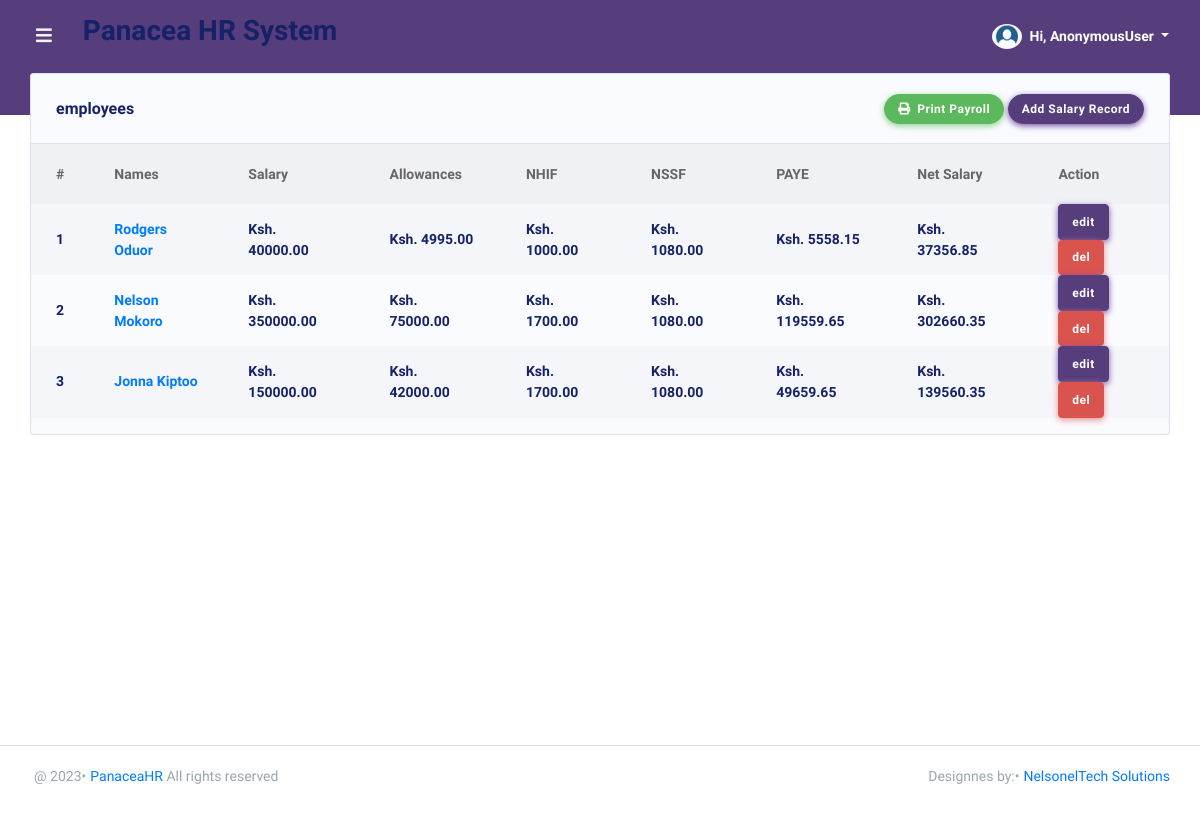
/dashboard/salary/, run on the app's committed database.
### PanaceaApp/models.py (models this page shows, shortened)
class Sallary(models.Model):
    employee = models.ForeignKey(Employee, on_delete=models.CASCADE, null=True)
    salary = models.DecimalField(max_digits=10, decimal_places=2, default=0.00)
    allowance = models.DecimalField(max_digits=10, decimal_places=2, default=0.00)
    nhif = models.DecimalField(max_digits=10, decimal_places=2, default=0.00)
    nssf = models.DecimalField(max_digits=10, decimal_places=2, default=0.00)
    netSalary = models.DecimalField(max_digits=10, decimal_places=2, default=0.00)
    updated = models.DateTimeField(auto_now=True, null=True)
    created = models.DateTimeField(auto_now_add=True, null=True)
    class Meta:
        ordering = ['-updated', '-created']
    @property
    def total_income(self):
        return (self.salary + self.allowance)
    @property
    def nhif(self):
        if (self.salary + self.allowance) >= 0 and (self.salary + self.allowance) <= 5999:
            return(150)
        elif (self.salary + self.allowance) >= 6000 and (self.salary + self.allowance) <=7999:
            return(300)
        elif (self.salary + self.allowance) >= 8000 and (self.salary + self.allowance) <=11999:
            return(400)
        elif (self.salary + self.allowance) >= 12000 and (self.salary + self.allowance) <=14999:
            return(500)
        elif (self.salary + self.allowance) >= 15000 and (self.salary + self.allowance) <=19999:
            return(600)
        elif (self.salary + self.allowance) >= 20000 and (self.salary + self.allowance) <=24999:
            return(750)
        elif (self.salary + self.allowance) >= 25000 and (self.salary + self.allowance) <=29999:
            return(850)
        elif (self.salary + self.allowance) >= 30000 and (self.salary + self.allowance) <=34999:
            return(900)
        elif (self.salary + self.allowance) >= 35000 and (self.salary + self.allowance) <=39000:
            return(950)
        elif (self.salary + self.allowance) >= 40000 and (self.salary + self.allowance) <=44999:
            return(1000)
        elif (self.salary + self.allowance) >= 45000 and (self.salary + self.allowance) <=49000:
            return(1100)
        elif (self.salary + self.allowance) >= 50000 and (self.salary + self.allowance) <=59999:
            return(1200)
        elif (self.salary + self.allowance) >= 60000 and (self.salary + self.allowance) <=69999:
            return(1300)
        elif (self.salary + self.allowance) >= 70000 and (self.salary + self.allowance) <=79999:
            return(1400)
        elif (self.salary + self.allowance) >= 80000 and (self.salary + self.allowance) <=89999:
            return(1500)
        elif (self.salary + self.allowance) >= 90000 and (self.salary + self.allowance) <=99999:
            return(1600)
        else:
            return(1700)
    @property
    def nssf(self):
        if (self.salary + self.allowance) >= 0 and (self.salary + self.allowance) <= 6000:
            return ((self.salary + self.allowance) * (decimal.Decimal(0.06)))
        elif (self.salary + self.allowance) >= 6001 and (self.salary + self.allowance) <=18000:
            return (((self.salary + self.allowance)-6000) * (decimal.Decimal(0.06 )) + 360)
        else:
            return (1080)
    @property
    def paye(self):
        if(self.total_income - self.nssf) >= 0 and (self.total_income - self.nssf) <= 24000:
            return (((self.total_income - self.nssf)* (decimal.Decimal(0.1)))-2400)
        elif (self.total_income - self.nssf) >= 24001 and (self.total_income - self.nssf) <= 32332:
            return ((((self.total_income - self.nssf)-24000) * (decimal.Decimal(0.25 ))))
        else:
            return(((self.total_income - self.nssf)-32332) * (decimal.Decimal(0.3))+ (decimal.Decimal(2083.25)))
    @property
    def total_deductions(self):
        return (self.nhif + self.nssf)
    @property
    def netSalary(self):
        return (self.total_income)-(self.total_deductions)
    @property
    def netPaye(self):
        if self.paye <= 0:
            return(self.netSalary)
        else:
            return(self.netSalary - self.paye)

class Employee(models.Model):
    GENDER = (('male', 'MALE'), ('female', 'FEMALE'), ('other', 'OTHER'))
    fullname = models.CharField(max_length=255, blank=True, null=True)
    dateofbirth = models.DateField(blank=True, null=True)
    gender = models.CharField(choices=GENDER, max_length=10, blank=True, null=True)
    department = models.ForeignKey(Department, on_delete=models.SET_NULL, null=True)
    position = models.CharField(max_length=50, blank=True, null=True)
    email = models.EmailField(blank=True, null=True)
    idnumber = models.CharField(max_length=20, blank=True, null=True)
    telephone = models.CharField(max_length=20, blank=True, null=True)
    idphoto = models.ImageField(upload_to='static/media', blank=True, null=True)
    nssfphoto = models.ImageField(upload_to='static/media', blank=True, null=True)
    nhifphoto = models.ImageField(upload_to='static/media', blank=True, null=True)
    updated = models.DateTimeField(auto_now=True, null=True)
    created = models.DateTimeField(auto_now_add=True, null=True)
    class Meta:
        ordering = ['-updated', '-created']

### PanaceaApp/views.py (the view)
# urls.py: path('salary/', views.salary, name='salary'),
def salary(request):
    salarys = Sallary.objects.all()
    context = {'salarys': salarys}
    return render(request, 'PanaceaApp/salary.html', context)

### PanaceaApp/templates/PanaceaApp/salary.html (shortened to what this page needs)
{% extends 'main.html' %}
{% block content %}
{% load static %}
<div class="main-content">
    <section class="section">
        <div class="row row-deck">
            <div class="col-12">
                <div class="card">
                    <div class="card-header">
                        <h4>employees</h4>
                        <div class="card-header-action">
                            <button type="submit" value="click" onclick="generatePDF()"
                                class="btn btn-success btn-icon icon-left print">
                                <i class="fas fa-print"></i> Print Payroll</button>
                            <a href="{% url 'addSalary' %}" class="btn btn-primary">Add Salary Record</a>
                        </div>
                    </div>
                    <div class="card-body p-0">
                        <div class="table-responsive table-invoice">
                            <table class="table table-striped" id="table-1">
                                <thead>
                                    <tr>
                                        <th>#</th>
                                        <th>Names</th>
                                        <th>Salary</th>
                                        <th>Allowances</th>
                                        <th>NHIF</th>
                                        <th>NSSF</th>
                                        <th>PAYE</th>
                                        <th>Net Salary</th>
                                        <th>Action</th>
                                    </tr>
                                </thead>
                                <tbody>
                                    {% for salary in salarys %}
                                    <tr>
                                        <td class="font-weight-600">{{forloop.counter}}</td>
                                        <td class="font-weight-600"><a class="font-weight-600"
                                                href="{% url 'salaryDetail' salary.id %}">{{salary.employee.fullname}}</a>
                                        </td>
                                        <td class="font-weight-600">Ksh. {{salary.salary}}</td>
                                        <td class="font-weight-600">Ksh. {{salary.allowance}}</td>
                                        <td class="font-weight-600">Ksh. {{salary.nhif |floatformat:2}}</td>
                                        <td class="font-weight-600">Ksh. {{salary.nssf |floatformat:2}}</td>
                                        <td class="font-weight-600">
                                            {% if salary.paye <= 0 %}
                                            Ksh. 0.00
                                            {% else %}
                                            Ksh.
                                            {{salary.paye|floatformat:2}}
                                            {% endif %} </td>
                                        <td class="font-weight-600">Ksh. {{salary.netPaye |floatformat:2}}</td>
                                        <td>
                                            <a href="{% url 'editSalary' salary.id %}" class="btn btn-primary">edit</a>
                                            <a href="{% url 'deleteSalary' salary.id %}" class="btn btn-danger">del</a>
                                        </td>
                                    </tr>
                                    {% endfor %}
                                </tbody>
                            </table>
                        </div>
                    </div>
                </div>
            </div>
        </div>
    </section>
</div>
{% endblock %}

### data on the page
Sallary: employee.fullname "Rodgers Oduor", salary "40000.00", allowance "4995.00", nhif "1000.00", nssf "1080.00", paye "5558.15", netPaye "37356.85"
Sallary: employee.fullname "Nelson Mokoro", salary "350000.00", allowance "75000.00", nhif "1700.00", nssf "1080.00", paye "119559.65", netPaye "302660.35"
Sallary: employee.fullname "Jonna Kiptoo", salary "150000.00", allowance "42000.00", nhif "1700.00", nssf "1080.00", paye "49659.65", netPaye "139560.35"

### other printed values
{{ user }} "AnonymousUser"
